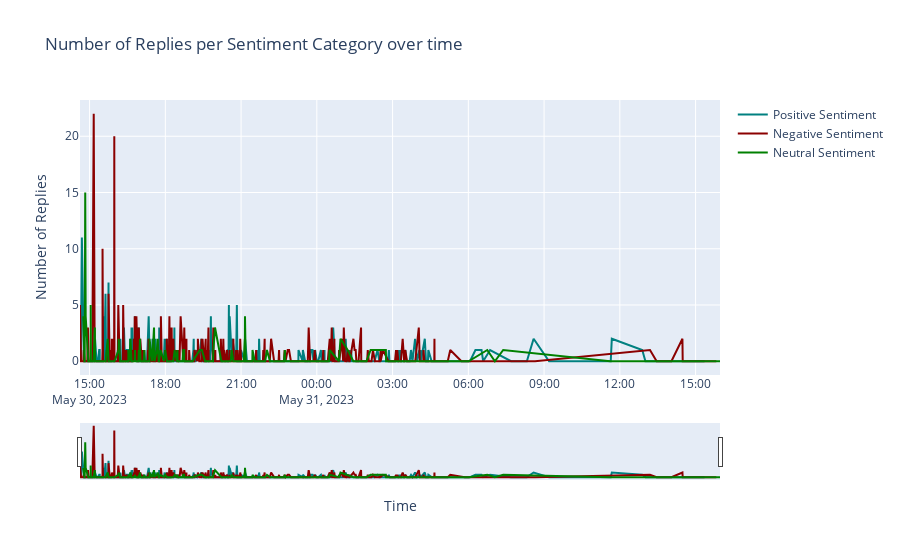

Here is the notebook cell this chart was saved with:
### Code cell
import plotly.express as px
import plotly.graph_objects as go

layout = go.Layout(title='Number of Replies per Sentiment Category over time',
                   xaxis_title='Time',
                   yaxis_title='Number of Replies')


fig = go.Figure(layout=layout)

fig.add_trace(go.Scatter(x=testdf[testdf.Sentiment == 'Positive Sentiment'].time.sort_values(), y=testdf[testdf.Sentiment == 'Positive Sentiment'].rep_count,
                    mode='lines',
                    name='Positive Sentiment',line=dict(color='teal'))
             )

fig.add_trace(go.Scatter(x=testdf[testdf.Sentiment == 'Negative Sentiment'].time.sort_values(), y=testdf[testdf.Sentiment == 'Negative Sentiment'].rep_count,
                    mode='lines',
                    name='Negative Sentiment',line=dict(color='darkred'))
)

fig.add_trace(go.Scatter(x=testdf[testdf.Sentiment == 'Neutral Sentiment'].time.sort_values(), y=testdf[testdf.Sentiment == 'Neutral Sentiment'].rep_count,
mode='lines',
name='Neutral Sentiment',line=dict(color='green'))
)


fig.update_xaxes(rangeslider_visible=True)


fig.show()

fig.write_html('sentiment_time_series.html')

### Figure 1 — Plotly figure (JSON) as saved in the notebook; plotly's stock layout.template omitted (floating-point values rounded to 4 significant figures; data arrays with more than 128 entries replaced by an {"elided": "..."} marker saying what was removed)
{"data": [{"line": {"color": "teal"}, "mode": "lines", "name": "Positive Sentiment", "type": "scatter", "x": {"elided": "577 str values"}, "y": {"elided": "577 int values"}}, {"line": {"color": "darkred"}, "mode": "lines", "name": "Negative Sentiment", "type": "scatter", "x": {"elided": "681 str values"}, "y": {"elided": "681 int values"}}, {"line": {"color": "green"}, "mode": "lines", "name": "Neutral Sentiment", "type": "scatter", "x": {"elided": "190 str values"}, "y": {"elided": "190 int values"}}], "layout": {"title": {"text": "Number of Replies per Sentiment Category over time"}, "xaxis": {"rangeslider": {"visible": true}, "title": {"text": "Time"}}, "yaxis": {"title": {"text": "Number of Replies"}}}}
